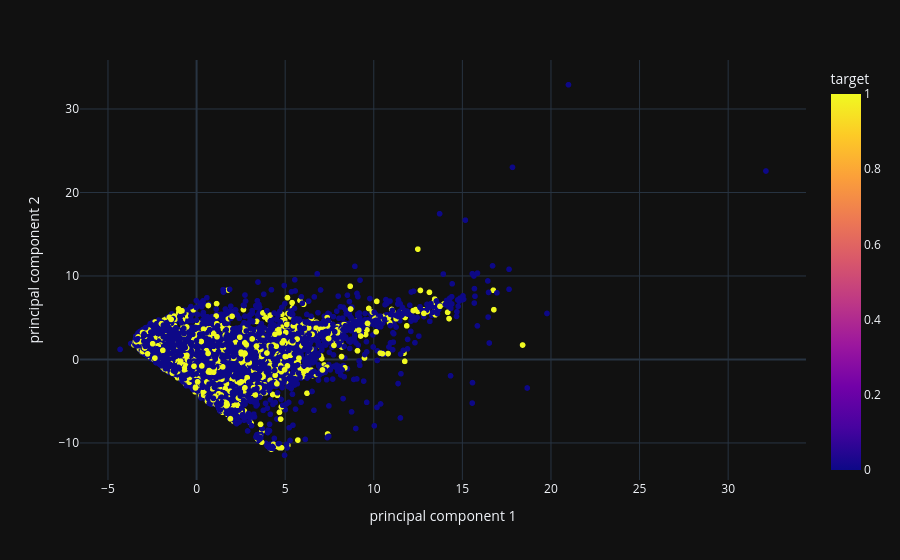

Write notebook code for a chart like this one.
### Code cell
px.scatter(final_2d_Df, x='principal component 1', y='principal component 2', color='target')

### Figure 1 — Plotly figure (JSON) as saved in the notebook; plotly's stock layout.template omitted (floating-point values rounded to 4 significant figures; data arrays with more than 128 entries replaced by an {"elided": "..."} marker saying what was removed)
{"data": [{"hovertemplate": "principal component 1=%{x}<br>principal component 2=%{y}<br>target=%{marker.color}<extra></extra>", "legendgroup": "", "marker": {"color": {"elided": "30001 float values"}, "coloraxis": "coloraxis", "symbol": "circle"}, "mode": "markers", "name": "", "showlegend": false, "x": {"elided": "30001 float values"}, "xaxis": "x", "y": {"elided": "30001 float values"}, "yaxis": "y", "type": "scattergl"}], "layout": {"xaxis": {"anchor": "y", "domain": [0.0, 1.0], "title": {"text": "principal component 1"}}, "yaxis": {"anchor": "x", "domain": [0.0, 1.0], "title": {"text": "principal component 2"}}, "coloraxis": {"colorbar": {"title": {"text": "target"}}, "colorscale": [[0.0, "#0d0887"], [0.1111, "#46039f"], [0.2222, "#7201a8"], [0.3333, "#9c179e"], [0.4444, "#bd3786"], [0.5556, "#d8576b"], [0.6667, "#ed7953"], [0.7778, "#fb9f3a"], [0.8889, "#fdca26"], [1.0, "#f0f921"]]}, "legend": {"tracegroupgap": 0}, "margin": {"t": 60}}}
